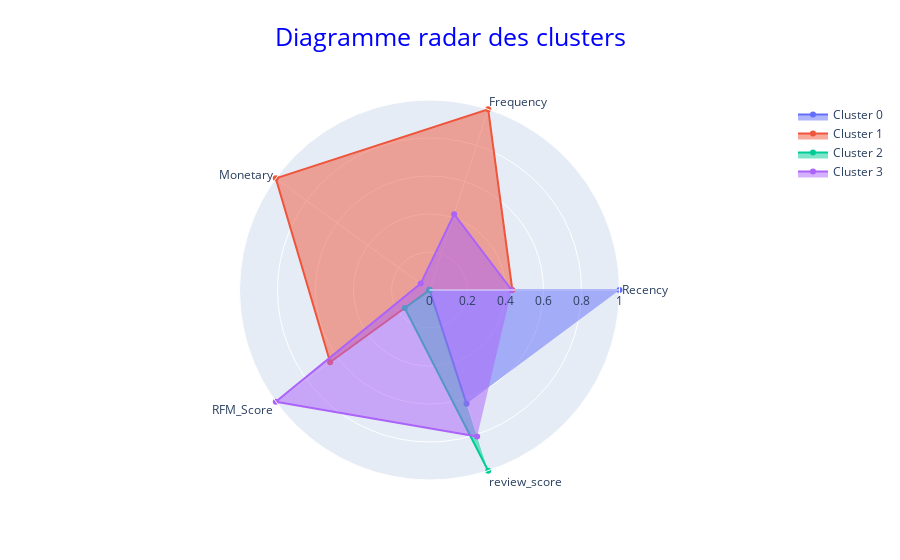

The cell this chart's notebook holds for it:
### Code cell
plot_radars(data=X_scaled_clusters,
            group="rad_labels")

### Figure 1 — Plotly figure (JSON) as saved in the notebook; plotly's stock layout.template omitted (floating-point values rounded to 4 significant figures)
{"data": [{"fill": "toself", "name": "Cluster 0", "r": [1, 0, 0.002333, 0, 0.63], "theta": ["Recency", "Frequency", "Monetary", "RFM_Score", "review_score"], "type": "scatterpolar"}, {"fill": "toself", "name": "Cluster 1", "r": [0.436, 1, 1, 0.6464, 0], "theta": ["Recency", "Frequency", "Monetary", "RFM_Score", "review_score"], "type": "scatterpolar"}, {"fill": "toself", "name": "Cluster 2", "r": [0, 0, 0, 0.1609, 1], "theta": ["Recency", "Frequency", "Monetary", "RFM_Score", "review_score"], "type": "scatterpolar"}, {"fill": "toself", "name": "Cluster 3", "r": [0.4324, 0.4197, 0.05747, 1.0, 0.8111], "theta": ["Recency", "Frequency", "Monetary", "RFM_Score", "review_score"], "type": "scatterpolar"}], "layout": {"polar": {"radialaxis": {"range": [0, 1], "visible": true}}, "showlegend": true, "title": {"font": {"color": "blue", "size": 25}, "text": "Diagramme radar des clusters", "x": 0.5, "xanchor": "center", "y": 0.95, "yanchor": "top"}}}
